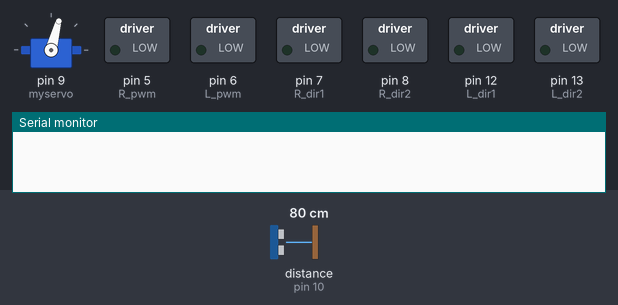
The sketch below on a simulated Arduino Uno, built with avr-gcc and run on an emulated ATmega328P. Parts: servo, switched loads named in the sketch (green lamp = pin HIGH), the last lines printed to the serial monitor. Wiring (inferred from the names in the program): ultrasonic range finder: trigger pin 11; echo pin 10. The test bench sets the inputs (shaded band); at power-on: distance to the obstacle (sensor on pin 10) 80 cm. The echo pulse lasts 58.3 µs per cm; pins used as bus, display or sensor lines are not drawn.

Above: at 1.1 s.
At 2.8 s:
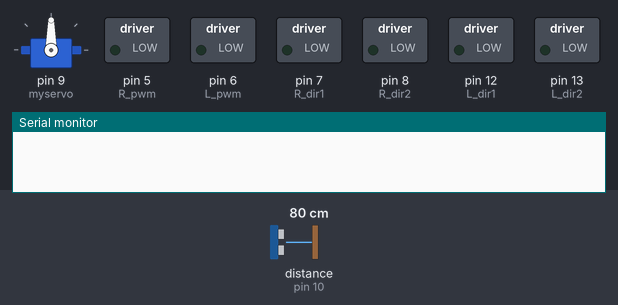
2.9 s: distance to the obstacle (sensor on pin 10) set to 2 cm
At 4.8 s:
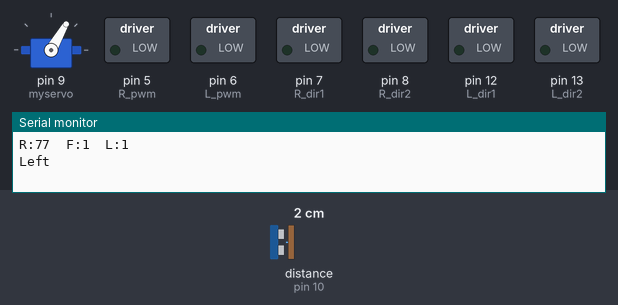
6.5 s: distance to the obstacle (sensor on pin 10) set to 18 cm
Timing chart, 0 to 16.5 s (numbered marks = the images above; inputs shaded):
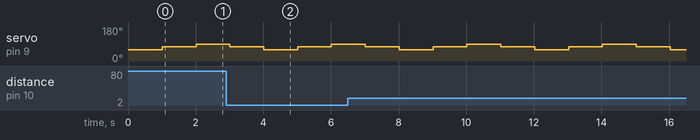

Measured:
- by itself, servo on pin 9 (myservo): repeats every 4.0 s: 60° 1.0 s, 75° 1.0 s, 90° 1.0 s, 75° 1.0 s

The sketch:

Follower_car.ino
```cpp
#include <Servo.h>
#define DEBUG 1
//#define SERVO_CENTER 75
#define INF_MAX 1000

Servo myservo;

const int dis_limit = 20;
const int side_limit = 25;

const int R_dir1 = 7;
const int R_dir2 = 8;
const int L_dir1 = 12;
const int L_dir2 = 13;
const int Trig = 11;
const int Echo = 10;
const int R_pwm = 5;
const int L_pwm = 6;
const int pin_Servo = 9;

int L_distance, FL_distance, F_distance, FR_distance, R_distance;

int SERVO_CENTER = 75;
bool UltrasonicWalk = 1;
int last_detect_time;
int Obstacle_count;
char Direction;
int GoStraightCount = 0;

int rdir,ldir,rpwm,lpwm;

int GetDis(int ServoDegree,int delaytime){
  long dis,dur;       //Anounce dis:distance dur:duration
  myservo.write(ServoDegree);
  delay(delaytime);
  digitalWrite(Trig , LOW);
  delayMicroseconds(5);
  digitalWrite(Trig , HIGH);
  delayMicroseconds(10);
  digitalWrite(Trig , LOW);
  dur = pulseIn (Echo , HIGH);
  dis = dur*0.01657;
//  if(DEBUG){
//    Serial.print("Degree: ");
//    Serial.print(ServoDegree);
//    Serial.print("  ,");
//    Serial.print(dis);
//    Serial.println("  cm");
//    }
   if(dis >= 200)
      dis = INF_MAX;
   if(dis < 0)
      dis = 0;
  return round(dis);//Measure distance from Ultrasonic
}

void MotorOutput(bool r_direction, int r_speed, bool l_direction, int l_speed){
  if(r_direction){
    digitalWrite(R_dir2, HIGH);
    digitalWrite(R_dir1, LOW);
    }else{
    digitalWrite(R_dir2, LOW);
    digitalWrite(R_dir1, HIGH);
    }
  if(l_direction){
    digitalWrite(L_dir2, HIGH);
    digitalWrite(L_dir1, LOW);
    }else{
    digitalWrite(L_dir2, LOW);
    digitalWrite(L_dir1, HIGH);
    }
  analogWrite(R_pwm, r_speed);
  analogWrite(L_pwm, l_speed);
}

void Stop(){
  digitalWrite(R_dir1, LOW);
  digitalWrite(R_dir2, LOW);
  digitalWrite(L_dir1, LOW);
  digitalWrite(L_dir2, LOW);
  }

void setup()
{
  if(DEBUG){
    Serial.begin(19200);
  }

  myservo.attach(9); // 連接數位腳位9，伺服馬達的訊號線
  pinMode(R_dir1, OUTPUT);
  pinMode(R_dir2, OUTPUT);
  pinMode(L_dir1, OUTPUT);
  pinMode(L_dir2, OUTPUT);
  pinMode(R_pwm, OUTPUT);
  pinMode(L_pwm, OUTPUT);
  pinMode(Trig, OUTPUT);
  pinMode(Echo, INPUT);

  myservo.write(SERVO_CENTER);
  last_detect_time = millis();
  Stop();

}


void loop(){

  FR_distance = GetDis(SERVO_CENTER-15,1000);
  F_distance = GetDis(SERVO_CENTER,1000);
  FL_distance = GetDis(SERVO_CENTER+15,1000);
  F_distance = GetDis(SERVO_CENTER,1000);
  if(DEBUG){Serial.print("R:");Serial.print(FR_distance);Serial.print("  F:");Serial.print(F_distance);Serial.print("  L:");Serial.println(FL_distance);}

  if(FR_distance <= F_distance + 1 && FL_distance <= F_distance + 1){
    if(DEBUG){Serial.print("Straight");}
    if(F_distance >= 12 && F_distance < 18){
      if(DEBUG){Serial.println("Stop");}
      Stop();
      }
    else if(F_distance >=25){
      if(DEBUG){Serial.println("Out of Range");}
      rdir=1;ldir=1;rpwm=0;lpwm=0;
      }
    else if(F_distance <12){
      if(DEBUG){Serial.println("Back");}
      rdir=0;ldir=0;rpwm=255;lpwm=255;
      }
    else if(F_distance >=18 && F_distance <25){
      if(DEBUG){Serial.println("Foward");}
      rdir=1;ldir=1;rpwm=255;lpwm=255;
      }
    }
  else if(FR_distance <= F_distance + 1 && FL_distance >= FR_distance + 2){
      rdir=1;ldir=1;rpwm=200;lpwm=255;
      if(DEBUG){Serial.println("Right");}
    }
  else if(FL_distance <= F_distance + 1 && FR_distance >= FL_distance + 2){
      rdir=1;ldir=1;rpwm=255;lpwm=200;
      if(DEBUG){Serial.println("Left");}
    }


}
/*
void loop(){
  MotorOutput(1,220,1,220);
  delay(3000);
  MotorOutput(1,0,1,0);
  delay(3000);
  }
*/

/*
void loop(){
  F_distance = GetDis(SERVO_CENTER,100);
  if(F_distance < dis_limit){
    if(DEBUG){Serial.println("Wall!!!Wall!!!");Serial.println(Obstacle_count);}
    Stop();
    delay(10);
    Direction = DirDecide();
    switch(Direction){
      case 'r':
        MotorOutput(0,255,1,0);
        delay(500);
        MotorOutput(1,0,1,0);
        if(DEBUG){Serial.println("***Turn RRRR Watch");}
        break;
      case 'l':
        MotorOutput(1,0,0,255);
        delay(500);
        MotorOutput(1,0,1,0);
        if(DEBUG){Serial.println("***Turn LLLL Watch");}
        break;
    }
    Obstacle_count = Obstacle_count + 1;
    }

  F_distance = GetDis(SERVO_CENTER,100);
  if(F_distance > dis_limit){
    Obstacle_count = 0;
    MotorOutput(1,255,1,255);
    delay(100);
    GoStraightCount = GoStraightCount + 1;
  }
  else{GoStraightCount = 0;}


  if(GoStraightCount >= 15){
    if(DEBUG){Serial.println("Wathc~~");}
    //Stop();
    MotorOutput(1,0,1,0);
    watchsurrounding();
    if(L_distance < side_limit || FL_distance < F_distance || (FR_distance-F_distance) >= 5){
      if(DEBUG){Serial.println("Turn RIGHT Watch");}
      MotorOutput(0,210,1,255);
      delay(500);
      MotorOutput(1,0,1,0);
      //Stop();
      }
    else if(R_distance < side_limit || FR_distance < F_distance || (FL_distance-F_distance) >= 5){
      if(DEBUG){Serial.println("Turn LEFT Watch");}
      MotorOutput(1,255,0,210);
      delay(500);
      MotorOutput(1,0,1,0);
      //Stop();
      }
    GoStraightCount = 0;
    }

  if(Obstacle_count >= 3){
  Direction = DirDecide();
  switch(Direction){
    case 'l':
      MotorOutput(1,0,0,255);
      delay(1000);
      Stop();
      if(DEBUG){Serial.println("Wall!!!Turn LEFT");}
      break;
    case 'r':
      MotorOutput(0,255,1,0);
      delay(1000);
      Stop();
      if(DEBUG){Serial.println("Wall!!!Turn RIGHT");}
      break;
    case 'b':
      MotorOutput(0,255,0,255);
      delay(1000);
      MotorOutput(1,255,0,255);
      delay(1000);
      Stop();
      if(DEBUG){Serial.println("Wall!!! BACK");}
      break;
    }
  }
}
*/


/////////////////////////////////
/*
void loop() {

//  F_distance = GetDis(SERVO_CENTER);
//  if(F_distance <=4) {
//    UltrasonicWalk=1;
//    if(DEBUG)
//      Serial.println(" Start walking");
//  } else if(F_distance <=10) {
//    UltrasonicWalk=0;
//    if(DEBUG)
//      Serial.println(" Stop walking");
//  }


  if(UltrasonicWalk){
    F_distance = GetDis(SERVO_CENTER);           //////
    if(F_distance <= 10){
      MotorOutput(1,0,1,0);   //Stop!!!!
      MotorOutput(0,80,0,80);   //back
      delay(1000);
      MotorOutput(1,0,1,0);   //stop
      if(DEBUG){
        delay(1000);
        Serial.println("WALL!!Whtch new way");
      }
      R_distance = GetDis(SERVO_CENTER-10);
      L_distance = GetDis(SERVO_CENTER+10);
      if(DEBUG){
        //Serial.print("R:");
        //Serial.print(R_distance);
        //Serial.print("L:");
        //Serial.println(L_distance);
        }

      if(R_distance >= L_distance && R_distance >=10){
         MotorOutput(0,90,1,90);   //turn right
         delay(300);
         MotorOutput(1,0,1,0);   //stop
         if(DEBUG){
          delay(1000);
          Serial.println("WALL!!! turn Right");
         }
      }
      else if(L_distance > R_distance && L_distance >=10){
        MotorOutput(1,90,0,90);     //turn left
        delay(300);
        MotorOutput(1,0,1,0);   //stop
          if(DEBUG){
          delay(1000);
          Serial.println("WALL!!! turn Left");
         }
        }
      else{
        MotorOutput(0,80,0,80);   //back
        delay(1000);
        MotorOutput(1,0,1,0);   //stop
          if(DEBUG){
            delay(1000);
            Serial.println("WALL!!!Again");
          }
        }
      }

    else{
      if(millis()-last_detect_time >= 10000){
        if(DEBUG){
          delay(1000);
          Serial.println("Whtch new way");
        }
        R_distance = GetDis(SERVO_CENTER-10);
        L_distance = GetDis(SERVO_CENTER+10);
        if(F_distance >= R_distance || F_distance >= L_distance){
          //nothing to do, keep go straight
          }

        else{
          if(R_distance >= L_distance){
            MotorOutput(1,90,0,90);   //turn right
            delay(300);
            MotorOutput(1,0,1,0);   //stop
            if(DEBUG){
              delay(1000);
              Serial.println("Go Right");
            }
          }
          else{
            MotorOutput(0,90,1,90);   //turn left
            delay(300);
            MotorOutput(1,0,1,0);   //stop
            if(DEBUG){
              delay(1000);
              Serial.println("Go Left");
            }
          }
        }
        last_detect_time = millis();
      }
      else
        {
        MotorOutput(1,80,1,80);
        delay(10);
        if(DEBUG){
          delay(1000);
          Serial.println("Go!!");
        }
      }
      }
  }
}
*/
```
